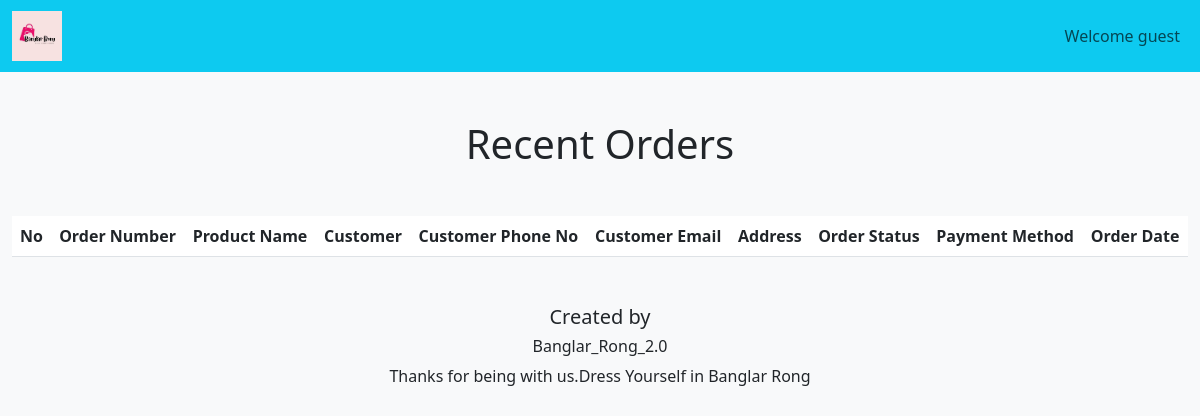
The app's page /admin_area/current-order.php, older data.
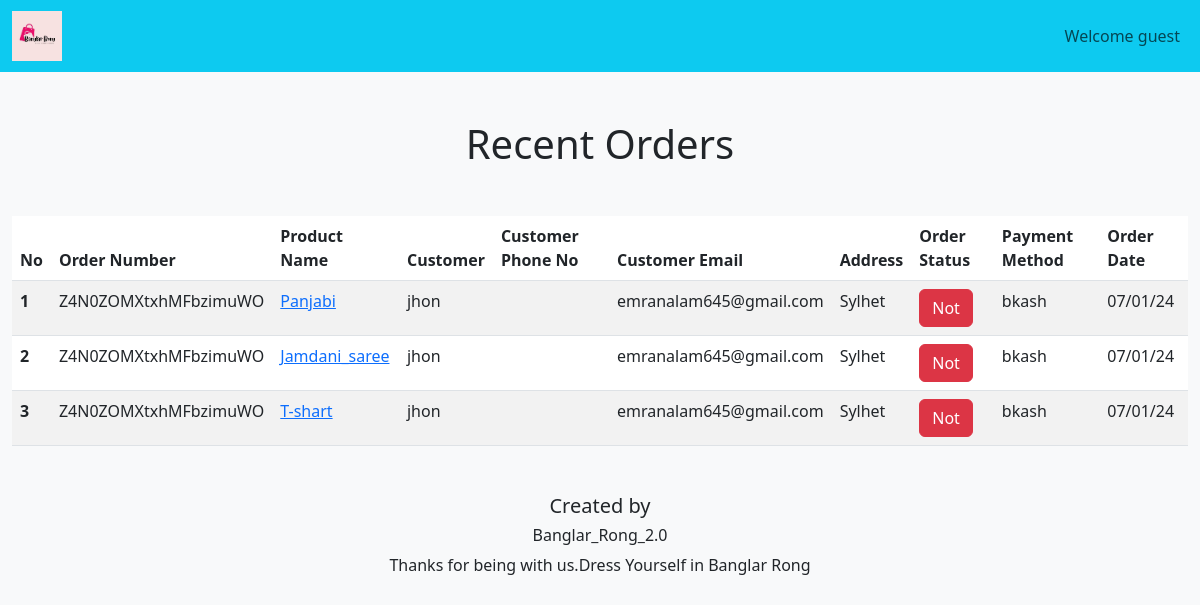
The same page, newer data.
### tables this page shows
CREATE TABLE `orders` (
  `OrderID` int(11) NOT NULL,
  `OrderNumber` text NOT NULL,
  `userID` int(11) NOT NULL,
  `orderStatus` tinyint(1) NOT NULL,
  `addr` text NOT NULL,
  `paymentMethod` text NOT NULL,
  `productID` text NOT NULL,
  `timestamp` timestamp NOT NULL DEFAULT current_timestamp(),
  `paymentStatus` tinyint(1) NOT NULL,
  `product_title` int(11) NOT NULL,
  `order_price` text NOT NULL,
  `offer_rate` int(11) NOT NULL,
  `quantity` int(11) NOT NULL,
  `delibariedDate` timestamp NULL DEFAULT NULL
);

CREATE TABLE `products` (
  `product_id` int(11) NOT NULL,
  `product_title` varchar(100) NOT NULL,
  `product_description` varchar(255) NOT NULL,
  `product_keywords` varchar(255) NOT NULL,
  `category_id` int(11) NOT NULL,
  `brand_id` int(11) NOT NULL,
  `product_image1` varchar(255) NOT NULL,
  `product_image2` varchar(255) NOT NULL,
  `product_image3` varchar(255) NOT NULL,
  `product_price` varchar(100) NOT NULL,
  `specialOffers` tinyint(1) NOT NULL,
  `offerRate` int(11) NOT NULL,
  `date` timestamp NOT NULL DEFAULT current_timestamp() ON UPDATE current_timestamp(),
  `status` varchar(100) NOT NULL
);

CREATE TABLE `users` (
  `id` int(120) NOT NULL,
  `fname` varchar(150) DEFAULT NULL,
  `lname` varchar(150) DEFAULT NULL,
  `username` varchar(150) DEFAULT NULL,
  `email` varchar(150) DEFAULT NULL,
  `password` varchar(150) DEFAULT NULL,
  `verify` tinyint(1) NOT NULL,
  `verify_code` text NOT NULL,
  `date` date DEFAULT NULL,
  `phone_no` text NOT NULL,
  `address` text NOT NULL
);

### admin_area/current-order.php (the view, shortened to what this page needs)
<?php
require('header.php');
?>
<body class="bg-light">
    <div class="container-fluid mt-3">
        <h1 class="text-center my-5">Recent Orders</h1>
        <table class="table table-striped ">
  <thead>
    <tr>
      <th scope="col">No</th>
      <th scope="col">Order Number</th>
      <th scope="col">Product Name</th>
      <th scope="col">Customer</th>
      <th scope="col">Customer Phone No</th>
      <th scope="col">Customer Email</th>
      <th scope="col">Address</th>
      <th scope="col">Order Status</th>
      <th scope="col">Payment Method</th>
      <th scope="col">Order Date</th>
    </tr>
  </thead>
  <tbody>
    <?php  global $con;
    $select_query = "SELECT *,users.fname,users.phone_no, users.email,products.product_title FROM orders CROSS JOIN users,products WHERE users.id=orders.userID AND products.product_id=orders.productID AND orders.orderStatus=0";
$result_query = mysqli_query($con, $select_query);
$no = 1;
while ($row = mysqli_fetch_assoc($result_query)) {
    $OrderID = $row['OrderID'];
    $OrderNumber = $row['OrderNumber'];
    $product_title = $row['product_title'];
    $orderStatus = $row['orderStatus'];
    $addr = $row['addr'];
    $paymentMethod = $row['paymentMethod'];
    $productID = $row['productID'];
    $timestamp = $row['timestamp'];
    $fname = $row['fname'];
    $phone_no = $row['phone_no'];
    $email = $row['email'];
    $timestamp = date("d/m/y",strtotime($timestamp));
    ?>
    <tr class='product-<?php echo $OrderID;?>'>
      <th scope="row"><?php echo $no++;?></th>
      <td><?php echo $OrderNumber;?></td>
      <td> <a class='text-primary' href="product.php?id=<?php echo $productID;?>&view=true"><?php echo $product_title;?></a></td>
      <td><?php echo $fname;?></td>
      <td><?php echo $phone_no;?></td>
      <td><?php echo $email;?></td>
      <td><?php echo $addr ;?></td>
      <td ><?php if( $orderStatus){ ?>
        <a class="btn btn-success" role="button">Ok</a>
    <?php }else{ ?>
        <a class="btn btn-danger" href="current-order.php?id=<?php echo $OrderID;?>&status=true" role="button">Not</a>
    <?php } ?>
    </td>
      <td><?php echo $paymentMethod ;?></td>
      <td><?php echo $timestamp ;?></td>
    </tr>
    <?php
}?>
  </tbody>
</table>
</div>
<?php
require('footer.php')
?>

Row changes from the older to the newer data that the page shows:
added orders: OrderNumber "Z4N0ZOMXtxhMFbzimuWO", productID.product_title "Panjabi", users.fname "jhon", users.email "emranalam645@gmail.com", addr "Sylhet", paymentMethod "bkash", timestamp "07/01/24"
added orders: OrderNumber "Z4N0ZOMXtxhMFbzimuWO", productID.product_title "Jamdani_saree", users.fname "jhon", users.email "emranalam645@gmail.com", addr "Sylhet", paymentMethod "bkash", timestamp "07/01/24"
added orders: OrderNumber "Z4N0ZOMXtxhMFbzimuWO", productID.product_title "T-shart", users.fname "jhon", users.email "emranalam645@gmail.com", addr "Sylhet", paymentMethod "bkash", timestamp "07/01/24"
